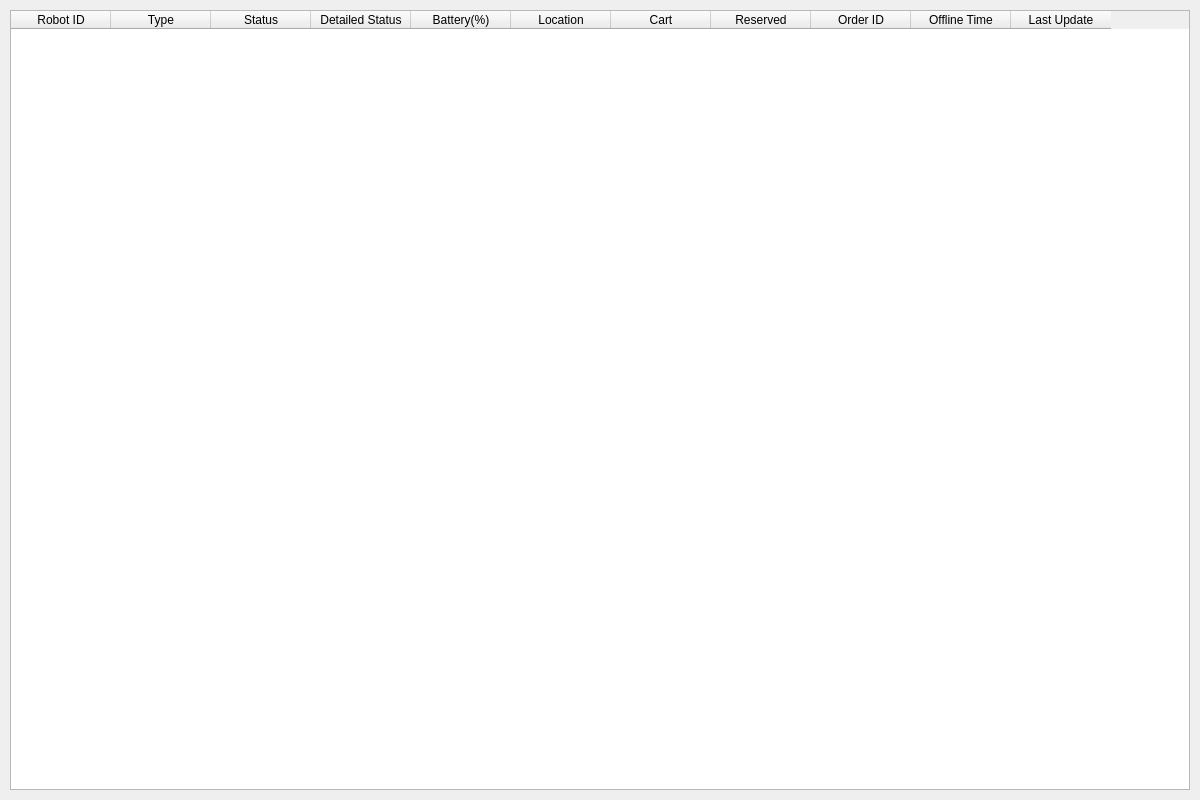
<?xml version="1.0" encoding="UTF-8"?>
<ui version="4.0">
 <class>RobotStatusTab</class>
 <widget class="QWidget" name="RobotStatusTab">
  <property name="geometry">
   <rect>
    <x>0</x>
    <y>0</y>
    <width>1200</width>
    <height>800</height>
   </rect>
  </property>
  <property name="minimumSize">
   <size>
    <width>1200</width>
    <height>800</height>
   </size>
  </property>
  <widget class="QTableWidget" name="robot_table">
   <property name="geometry">
    <rect>
     <x>10</x>
     <y>10</y>
     <width>1180</width>
     <height>780</height>
    </rect>
   </property>
   <property name="editTriggers">
    <set>QAbstractItemView::NoEditTriggers</set>
   </property>
   <property name="alternatingRowColors">
    <bool>true</bool>
   </property>
   <property name="selectionBehavior">
    <enum>QAbstractItemView::SelectRows</enum>
   </property>
   <column>
    <property name="text">
     <string>Robot ID</string>
    </property>
   </column>
   <column>
    <property name="text">
     <string>Type</string>
    </property>
   </column>
   <column>
    <property name="text">
     <string>Status</string>
    </property>
   </column>
   <column>
    <property name="text">
     <string>Detailed Status</string>
    </property>
   </column>
   <column>
    <property name="text">
     <string>Battery(%)</string>
    </property>
   </column>
   <column>
    <property name="text">
     <string>Location</string>
    </property>
   </column>
   <column>
    <property name="text">
     <string>Cart</string>
    </property>
   </column>
   <column>
    <property name="text">
     <string>Reserved</string>
    </property>
   </column>
   <column>
    <property name="text">
     <string>Order ID</string>
    </property>
   </column>
   <column>
    <property name="text">
     <string>Offline Time</string>
    </property>
   </column>
   <column>
    <property name="text">
     <string>Last Update</string>
    </property>
   </column>
  </widget>
 </widget>
 <resources/>
 <connections/>
</ui>
